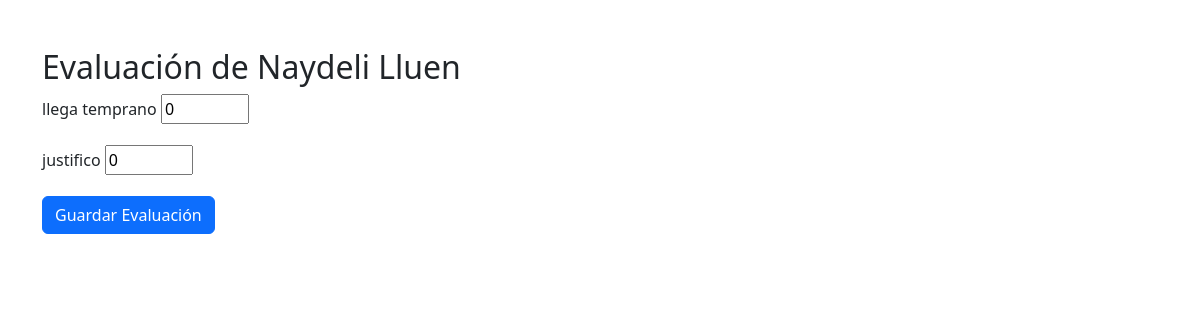
Before: /evaluacion_trabajador/1/ (signed in) with the older database file.
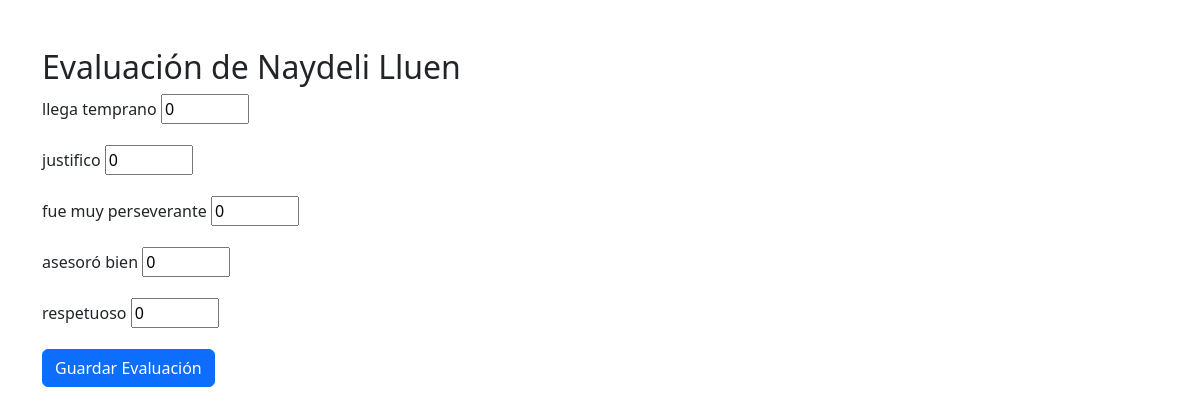
After: the same page with the newer database file.
### core/models.py (models this page shows, shortened)
class Indicador(models.Model):
    nombre = models.CharField(max_length=100)
    descripcion = models.TextField(blank=True, null=True)
    criterio = models.ForeignKey(
        Criterio, on_delete=models.CASCADE, related_name='indicadores', default=0)
    max_puntaje = models.IntegerField(default=5)

### core/views.py (the view)
# urls.py: path('evaluacion_trabajador/<int:evaluacion_id>/', views.editar_evaluacion_trabajador, name='editar_evaluacion_trabajador'),
@login_required
def editar_evaluacion_trabajador(request, evaluacion_id):
    evaluacion = get_object_or_404(EvaluacionTrabajador, id=evaluacion_id)
    evaluado = evaluacion.evaluado
    puesto = evaluado.puesto
    criterios = Criterio.objects.filter(puesto=puesto)
    indicadores = Indicador.objects.filter(criterio__in=criterios)
    respuestas_actuales = {
        r.indicador_id: r.puntaje for r in evaluacion.respuestas.all()}
    if request.method == 'POST':
        form = EvaluacionTrabajadorForm(request.POST, indicadores=indicadores)
        if form.is_valid():
            for indicador in indicadores:
                puntaje = int(form.cleaned_data.get(
                    f'indicador_{indicador.id}', 0))
                RespuestaEvaluacionTrabajador.objects.update_or_create(
                    evaluacion=evaluacion,
                    indicador=indicador,
                    defaults={'puntaje': puntaje}
                )
            evaluacion.estado = 'COMPLETADA'
            evaluacion.save()
            return redirect('admin_dashboard')  # Cambia según tu ruta deseada
    else:
        initial_data = {f'indicador_{ind.id}': respuestas_actuales.get(
            ind.id, 0) for ind in indicadores}
        form = EvaluacionTrabajadorForm(
            indicadores=indicadores, initial=initial_data)
    return render(request, 'evaluacion_trabajador_form.html', {
        'form': form,
        'evaluacion': evaluacion,
        'evaluado': evaluado,
        'criterios': criterios,
        'puesto': puesto,
    })

### core/forms.py
class EvaluacionTrabajadorForm(forms.Form):
    def __init__(self, *args, indicadores=None, **kwargs):
        super().__init__(*args, **kwargs)
        if indicadores:
            for indicador in indicadores:
                self.fields[f'indicador_{indicador.id}'] = forms.IntegerField(
                    label=indicador.nombre,
                    min_value=0,
                    max_value=getattr(indicador, 'puntaje_maximo', 10),  # ejemplo, que tengas ese atributo
                    required=True,
                )

### templates/evaluacion_trabajador_form.html (shortened to what this page needs)
{% load static %}
<!DOCTYPE html>
<html lang="es">
<head>
  <link href="https://cdn.jsdelivr.net/npm/bootstrap@5.3.2/dist/css/bootstrap.min.css" rel="stylesheet">
</head>
<body>
  <div class="container mt-5">
    <h2>Evaluación de {{ evaluado.get_full_name }}</h2>
    <form method="post" novalidate>
      {% for field in form %}
      <div class="mb-3">
        <label for="{{ field.id_for_label }}" class="form-label">{{ field.label }}</label>
        {{ field }}
      </div>
      {% endfor %}
      <button type="submit" class="btn btn-primary">Guardar Evaluación</button>
    </form>
  </div>
</body>
</html>

Changed rows visible on the page:
added Indicador: label "fue muy perseverante"
added Indicador: label "asesoró bien"
added Indicador: label "respetuoso"
Other visible differences:
new list line: "0"
